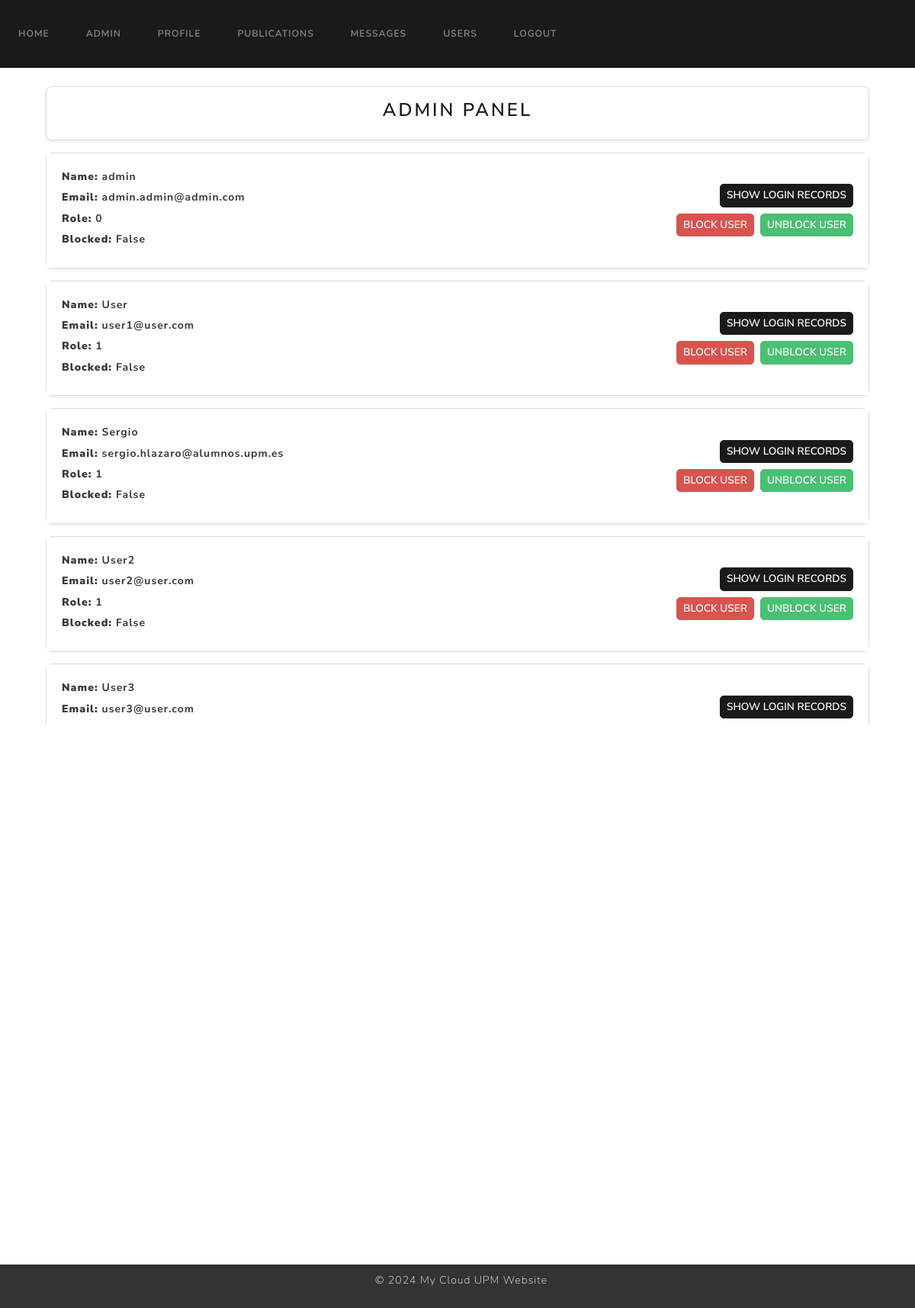
The page /admin (signed in) on the database its author committed.
### website/models.py (models this page shows)
class User(UserMixin, db.Model):
    id = db.Column(db.Integer, primary_key=True)
    name = db.Column(db.String(100), unique=True, nullable=False)
    surname = db.Column(db.String(100), unique=True, nullable=False)
    email = db.Column(db.String(100), unique=True, nullable=False)
    password = db.Column(db.String(100), nullable=False)
    role = db.Column(db.Integer, nullable=False, default=1)  # 0 para admin, 1 para usuario regular
    is_blocked = db.Column(db.Boolean, nullable=False, default=False)  # Nuevo campo para indicar si el usuario está bloqueado
    profile_pic = db.Column(db.String(150), default='default.jpg')
    publications = db.relationship('Publication')
    login_records = db.relationship('LoginRecord')

### website/views.py (the view)
@views.route('/admin')
@login_required
def admin():
    if current_user.role != 0:
        flash('You are not allowed to access this page', category='error')
        print('You are not allowed to access this page')
        return redirect(url_for('views.home'))
    users = User.query.all()
    login_records = LoginRecord.query.all()
    return render_template('admin.html', user=current_user, users=users, login_records=login_records)

### website/templates/admin.html (shortened to what this page needs)
{% extends "base.html" %}
{% block content %}
<div class="container mt-4">
    <div class="card shadow-sm p-3 bg-white">
        <h3 class="text-center">Admin Panel</h3>
    </div>
    <div class="mt-3" style="max-height: 750px; overflow-y: auto;">
        {% for user in users %}
        <div class="card shadow-sm mb-3 bg-white">
            <div class="card-body">
                <div class="row align-items-center">
                    <div class="col-md-8">
                        <p class="text-dark fw-bold"><strong>Name:</strong> {{ user.name }}</p>
                        <p class="text-dark fw-bold"><strong>Email:</strong> {{ user.email }}</p>
                        <p class="text-dark fw-bold"><strong>Role:</strong> {{ user.role }}</p>
                        <p class="text-dark fw-bold"><strong>Blocked:</strong> {{ user.is_blocked }}</p>
                    </div>
                    <div class="col-md-4 text-end">
                        <button class="btn btn-sm btn-primary mb-2" type="button" data-bs-toggle="collapse"
                                data-bs-target="#loginRecords{{ user.id }}" aria-expanded="false"
                                aria-controls="loginRecords{{ user.id }}" onclick="this.style.display='none'">
                            Show Login Records
                        </button>
                        <div class="d-flex justify-content-end gap-2">
                            <form action="{{ url_for('views.block_user', user_id=user.id) }}" method="post">
                                <button type="submit" class="btn btn-sm btn-danger">Block User</button>
                            </form>
                            <form action="{{ url_for('views.unblock_user', user_id=user.id) }}" method="post">
                                <button type="submit" class="btn btn-sm btn-success">Unblock User</button>
                            </form>
                        </div>
                    </div>
                </div>
            </div>
        </div>
        {% endfor %}
    </div>
</div>
{% endblock %}

### website/templates/admin.html (style rules this page uses)
.card { border: 1px solid #ddd; border-radius: 8px; }
.card-body p { margin-bottom: 0.4rem; }
.btn { border-radius: 5px; }
.btn-sm { padding: 4px 8px; font-size: 0.85rem; }
.text-dark { color: #212529; }
.fw-bold { font-weight: 600; }
.card.shadow-sm { box-shadow: 0 2px 4px rgba(0, 0, 0, 0.1); background-color: #fff; }
.card-body { background-color: #fff; }
.d-flex.gap-2 > form { margin: 0; }

### rows shown on the page
User: name "admin", email "admin.admin@admin.com", role "0", is_blocked "False"
User: name "User", email "user1@user.com", role "1", is_blocked "False"
User: name "Sergio", email "sergio.hlazaro@alumnos.upm.es", role "1", is_blocked "False"
User: name "User2", email "user2@user.com", role "1", is_blocked "False"
User: name "User3", email "user3@user.com"
